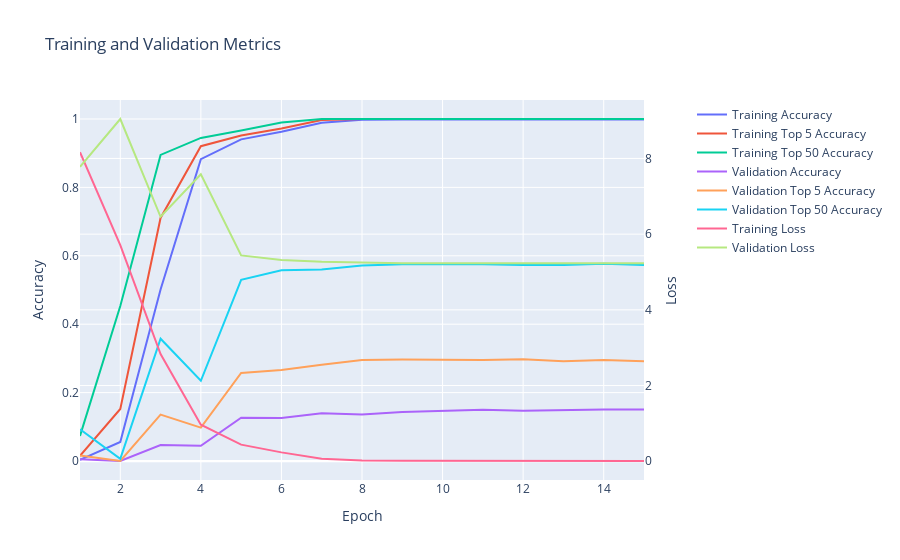

Write notebook code for a chart like this one.
### Code cell
arcface_cross_entropy_model.display_training_history()

### Figure 1 — Plotly figure (JSON) as saved in the notebook; plotly's stock layout.template omitted (floating-point values rounded to 4 significant figures)
{"data": [{"mode": "lines", "name": "Training Accuracy", "type": "scatter", "x": [1, 2, 3, 4, 5, 6, 7, 8, 9, 10, 11, 12, 13, 14, 15], "xaxis": "x", "y": [0.003166, 0.05571, 0.5014, 0.8826, 0.9405, 0.9626, 0.9892, 0.9981, 0.9987, 0.9987, 0.9987, 0.9987, 0.9987, 0.9987, 0.9987, 0.9987], "yaxis": "y"}, {"mode": "lines", "name": "Training Top 5 Accuracy", "type": "scatter", "x": [1, 2, 3, 4, 5, 6, 7, 8, 9, 10, 11, 12, 13, 14, 15], "xaxis": "x", "y": [0.01488, 0.1523, 0.7107, 0.9205, 0.9516, 0.9725, 0.9968, 1.0, 1.0, 1.0, 1.0, 1.0, 1.0, 1.0, 1.0, 1.0], "yaxis": "y"}, {"mode": "lines", "name": "Training Top 50 Accuracy", "type": "scatter", "x": [1, 2, 3, 4, 5, 6, 7, 8, 9, 10, 11, 12, 13, 14, 15], "xaxis": "x", "y": [0.07344, 0.4533, 0.8949, 0.9446, 0.9661, 0.9899, 1.0, 1.0, 1.0, 1.0, 1.0, 1.0, 1.0, 1.0, 1.0, 1.0], "yaxis": "y"}, {"mode": "lines", "name": "Validation Accuracy", "type": "scatter", "x": [1, 2, 3, 4, 5, 6, 7, 8, 9, 10, 11, 12, 13, 14, 15], "xaxis": "x", "y": [0.00507, 0.0, 0.04689, 0.04436, 0.1267, 0.1255, 0.1394, 0.1356, 0.1432, 0.147, 0.1496, 0.147, 0.1496, 0.1508, 0.1508, 0.1483], "yaxis": "y"}, {"mode": "lines", "name": "Validation Top 5 Accuracy", "type": "scatter", "x": [1, 2, 3, 4, 5, 6, 7, 8, 9, 10, 11, 12, 13, 14, 15], "xaxis": "x", "y": [0.01648, 0.0, 0.1356, 0.09759, 0.2573, 0.2662, 0.2814, 0.2953, 0.2966, 0.2966, 0.2953, 0.2978, 0.2915, 0.2953, 0.2915, 0.2928], "yaxis": "y"}, {"mode": "lines", "name": "Validation Top 50 Accuracy", "type": "scatter", "x": [1, 2, 3, 4, 5, 6, 7, 8, 9, 10, 11, 12, 13, 14, 15], "xaxis": "x", "y": [0.09252, 0.006337, 0.3574, 0.2345, 0.5298, 0.5577, 0.5602, 0.5716, 0.5754, 0.5754, 0.5754, 0.5729, 0.5729, 0.5767, 0.5729, 0.5741], "yaxis": "y"}, {"mode": "lines", "name": "Training Loss", "type": "scatter", "x": [1, 2, 3, 4, 5, 6, 7, 8, 9, 10, 11, 12, 13, 14, 15], "xaxis": "x", "y": [8.164, 5.709, 2.834, 0.9669, 0.4391, 0.2347, 0.06803, 0.02001, 0.01315, 0.01085, 0.009616, 0.008766, 0.007997, 0.007238, 0.006818, 0.006227], "yaxis": "y2"}, {"mode": "lines", "name": "Validation Loss", "type": "scatter", "x": [1, 2, 3, 4, 5, 6, 7, 8, 9, 10, 11, 12, 13, 14, 15], "xaxis": "x", "y": [7.779, 9.042, 6.459, 7.58, 5.439, 5.316, 5.271, 5.242, 5.232, 5.23, 5.227, 5.232, 5.23, 5.23, 5.234, 5.232], "yaxis": "y2"}], "layout": {"title": {"text": "Training and Validation Metrics"}, "xaxis": {"anchor": "y", "domain": [0.0, 0.94], "title": {"text": "Epoch"}}, "yaxis": {"anchor": "x", "domain": [0.0, 1.0], "title": {"text": "Accuracy"}}, "yaxis2": {"anchor": "x", "overlaying": "y", "side": "right", "title": {"text": "Loss"}}}}
